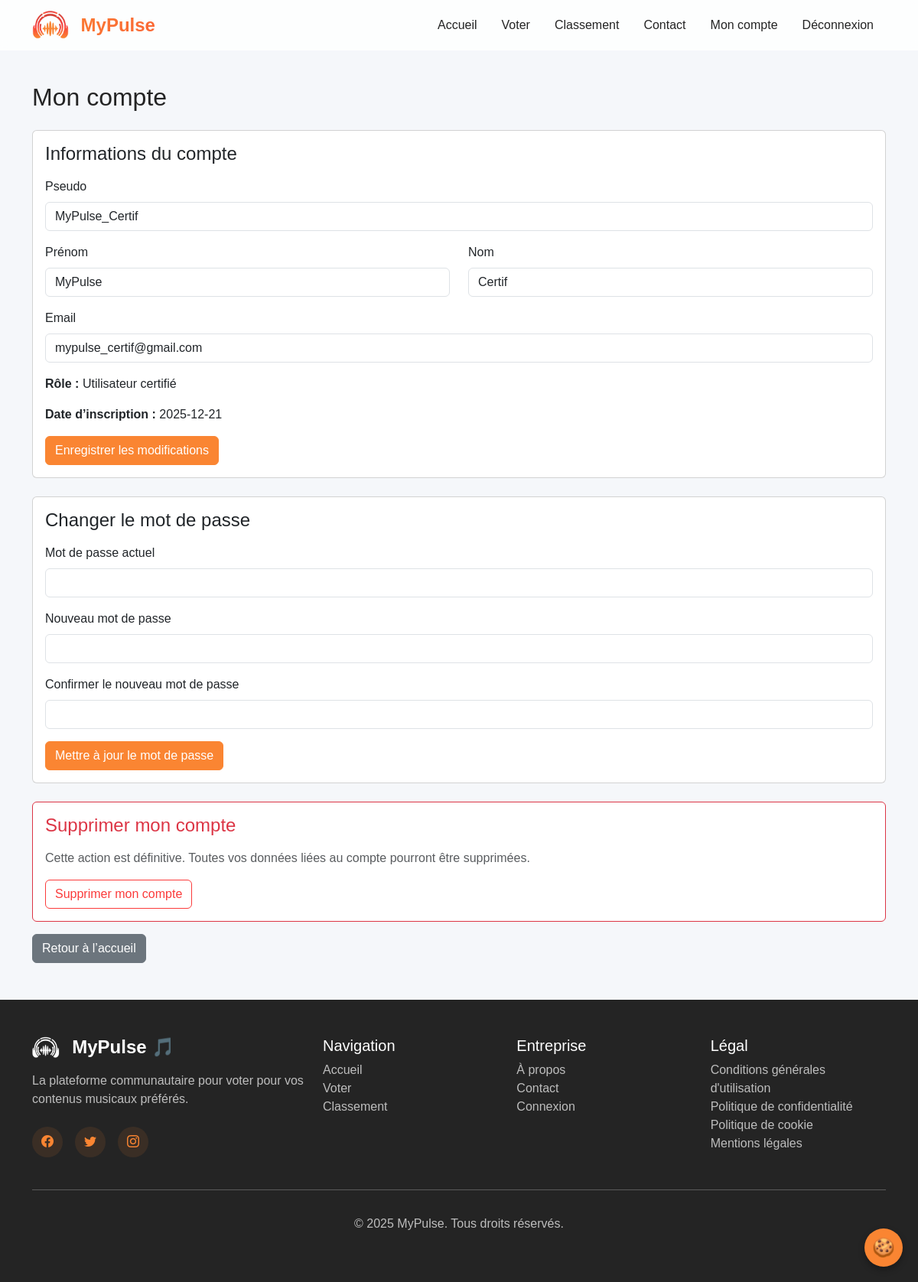
The app's page /login/mon_compte.php (signed in) with its own data.
### tables this page shows
CREATE TABLE IF NOT EXISTS `utilisateur` (
  `UserID` int NOT NULL AUTO_INCREMENT,
  `UserPseudo` varchar(100) NOT NULL,
  `UserName` varchar(100) NOT NULL,
  `UserSurname` varchar(100) NOT NULL,
  `UserMail` varchar(150) NOT NULL,
  `UserPassword` varchar(255) NOT NULL,
  `reset_token` varchar(255) DEFAULT NULL,
  `reset_expire` datetime DEFAULT NULL,
  `Role` enum('admin','certifie','basique') NOT NULL DEFAULT 'basique',
  `DateInscription` date NOT NULL DEFAULT (curdate()),
  `Token` varchar(255) NOT NULL,
  PRIMARY KEY (`UserID`),
  UNIQUE KEY `UserMail` (`UserMail`),
  UNIQUE KEY `Token` (`Token`),
  KEY `idx_role` (`Role`),
  KEY `idx_mail` (`UserMail`)
);

### class/User.php (called while the page is built, shortened)
<?php
class User
{
    public static function findById(int $id): ?User
    {
        $pdo = Database::getConnection();
        $stmt = $pdo->prepare("
            SELECT *
            FROM utilisateur
            WHERE UserID = ?
        ");
        $stmt->execute([$id]);
        $row = $stmt->fetch(PDO::FETCH_ASSOC);
        return self::fromRow($row);
    }
    private static function fromRow(array $row): User
    {
        $u = new User();
        $u->id              = (int)$row['UserID'];
        $u->pseudo          = $row['UserPseudo'];
        $u->firstName       = $row['UserName'];
        $u->lastName        = $row['UserSurname'];
        $u->email           = $row['UserMail'];
        $u->passwordHash    = $row['UserPassword'];
        $u->role            = $row['Role'];
        $u->token           = $row['Token'];
        $u->dateInscription = $row['DateInscription'] ?? null;
        return $u;
    }
}

### login/mon_compte.php (the view, shortened to what this page needs)
<?php
require_once __DIR__ . '/../class/User.php';
function roleLabel(string $role): string {
    switch ($role) {
        case 'certifie': return 'Utilisateur certifié';
    }
}
?>
<!DOCTYPE html>
<html lang="fr">
<head>
    <link href="https://cdn.jsdelivr.net/npm/bootstrap@5.3.0/dist/css/bootstrap.min.css" rel="stylesheet">
    <link rel="stylesheet" href="https://cdn.jsdelivr.net/npm/bootstrap-icons@1.10.0/font/bootstrap-icons.css">
    <link rel="stylesheet" href="../style/style.css">
</head>
<body>
    <?php require '../index/header.php'; ?>
    <section class="py-5" style="margin-top: 60px;">
        <div class="container" >
            <h2 class="mb-4" >Mon compte</h2>
            <div class="card mb-4">
                <div class="card-body">
                    <h4 class="mb-3">Informations du compte</h4>
                    <form method="post">
                        <div class="mb-3">
                            <label class="form-label">Pseudo</label>
                            <input type="text" name="UserPseudo" class="form-control"
                                value="<?php echo htmlspecialchars($currentUser->pseudo); ?>" required>
                        </div>
                        <div class="row">
                            <div class="col-md-6 mb-3">
                                <label class="form-label">Prénom</label>
                                <input type="text" name="UserName" class="form-control"
                                    value="<?php echo htmlspecialchars($currentUser->firstName); ?>" required>
                            </div>
                            <div class="col-md-6 mb-3">
                                <label class="form-label">Nom</label>
                                <input type="text" name="UserSurname" class="form-control"
                                    value="<?php echo htmlspecialchars($currentUser->lastName); ?>" required>
                            </div>
                        </div>
                        <div class="mb-3">
                            <label class="form-label">Email</label>
                            <input type="email" name="UserMail" class="form-control"
                                value="<?php echo htmlspecialchars($currentUser->email); ?>" required>
                        </div>
                        <p><strong>Rôle :</strong> <?php echo htmlspecialchars(roleLabel($currentUser->role)); ?></p>
                        <?php if ($currentUser->dateInscription): ?>
                            <p><strong>Date d’inscription :</strong>
                                <?php echo htmlspecialchars($currentUser->dateInscription); ?>
                            </p>
                        <?php endif; ?>
                        <button type="submit" class="btn account-btn-primary">Enregistrer les modifications</button>
                    </form>
                </div>
            </div>
            <div class="card mb-4">
                <div class="card-body">
                    <h4 class="mb-3">Changer le mot de passe</h4>
                    <form method="post">
                        <div class="mb-3">
                            <label class="form-label">Mot de passe actuel</label>
                            <input type="password" name="currentPassword" class="form-control" required>
                        </div>
                        <div class="mb-3">
                            <label class="form-label">Nouveau mot de passe</label>
                            <input type="password" name="newPassword" class="form-control" required>
                        </div>
                        <div class="mb-3">
                            <label class="form-label">Confirmer le nouveau mot de passe</label>
                            <input type="password" name="confirmNewPassword" class="form-control" required>
                        </div>
                        <button type="submit" class="btn account-btn-primary">Mettre à jour le mot de passe</button>
                    </form>
                </div>
            </div>
            <div class="card border-danger">
                <div class="card-body">
                    <h4 class="mb-3 text-danger">Supprimer mon compte</h4>
                    <p class="text-muted">
                        Cette action est définitive. Toutes vos données liées au compte pourront être supprimées.
                    </p>
                    <form method="post" onsubmit="return confirm('Supprimer définitivement votre compte ?');">
                        <button type="submit" class="btn account-btn-danger">Supprimer mon compte</button>
                    </form>
                </div>
            </div>
            <div class="mt-3">
                <a href="../index/index.php" class="btn btn-secondary">Retour à l’accueil</a>
            </div>
        </div>
    </section>
    <?php require '../index/footer.php'; ?>
</body>
</html>

### style/style.css (style rules this page uses)
:root { --primary-color: #Fa8532; --secondary-color: #FB3B3B; --accent-color: #Fa6535; --dark-color: #242424; --light-color: #ffffff; --gray-color: #d14134; --light-gray: #f8f9fa; --border-radius: 10px; --box-shadow: 0 10px 30px rgba(250, 133, 50, 0.1); --transition: all 0.3s ease; }
body { font-family: "Raleway", sans-serif; color: var(--dark-color); background-color: #f5f7fa; overflow-x: hidden; }
.account-btn-primary, .account-btn-primary:focus { background-color: var(--primary-color); border-color: var(--primary-color); color: #fff; transition: var(--transition); }
.account-btn-danger, .account-btn-danger:focus { border-color: var(--secondary-color); color: var(--secondary-color); background-color: transparent; transition: var(--transition); }

### records on screen
utilisateur: UserPseudo "MyPulse_Certif", UserName "MyPulse", UserSurname "Certif", UserMail "mypulse_certif@gmail.com", Role "Utilisateur certifié", DateInscription "2025-12-21"
